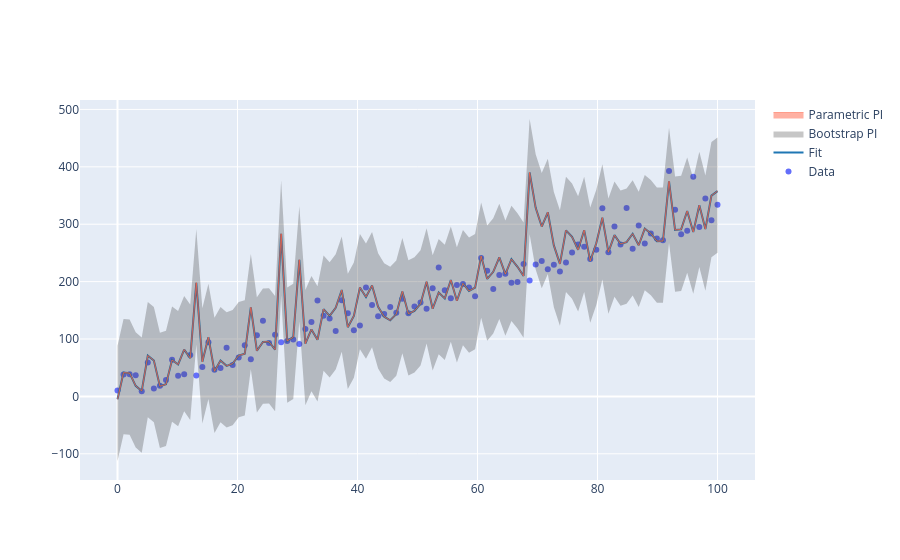

Here is the notebook cell this chart was saved with:
### Markdown cell above
### Extreme overfitting with a decision tree

The higher the confidence of the model on the training data, the narrower the parametric prediction interval. In the extreme case of a single, fully grown decision tree, the parametric interval collapses to a single line, while the bootstrap prediction interval still provides a useful interval.

### Code cell
model = DecisionTreeRegressor()
model.fit(X_train.reshape(-1,1), y_train)
y_pred = model.predict(X_test.reshape(-1, 1))

lower, median, upper = prediction_interval(model,X_train.reshape(-1,1), y_train, X_test[0].reshape(1, -1))
plothelpers.plot_ensemble(X_train, y_train, X_test, y_test, y_pred, model, upper, lower)
